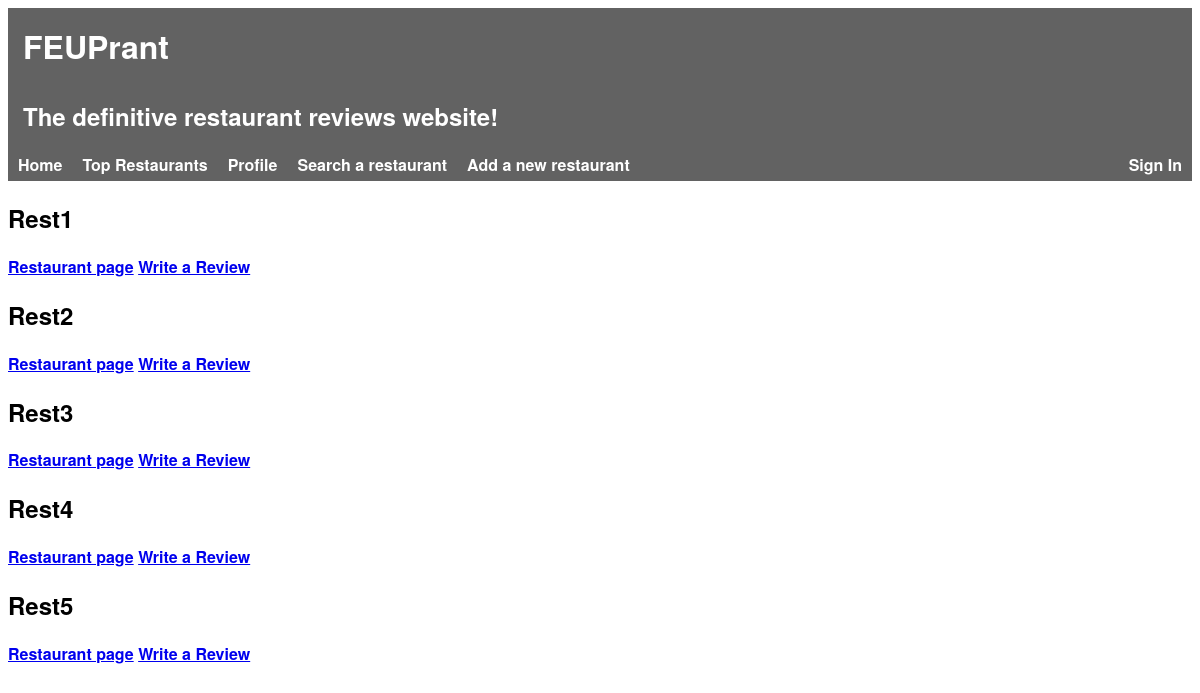
The app's page /pages/top_restaurants.php, older data.
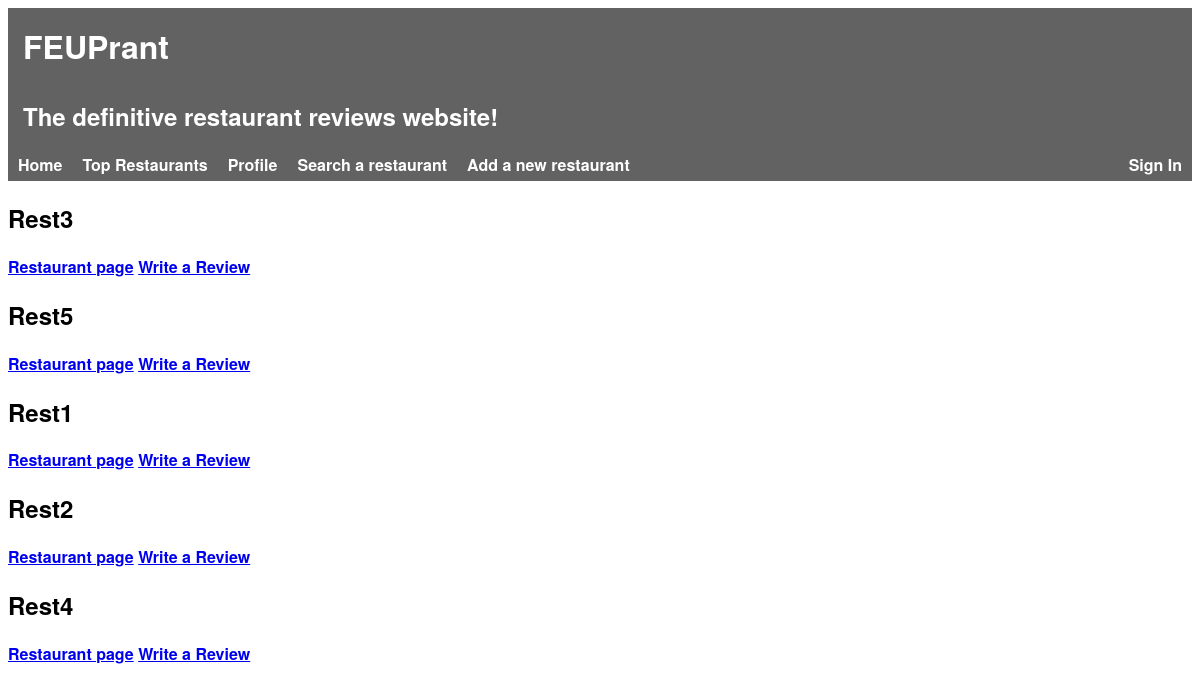
The same page, newer data.
### tables this page shows
CREATE TABLE Restaurant(
    idRestaurant        INTEGER PRIMARY KEY AUTOINCREMENT,
    name                STRING NOT NULL,
    description         STRING NOT NULL,
    score               FLOAT NOT NULL,

    idOwner             INTEGER REFERENCES Owner(idOwner),
    idRestaurantInfo    INTEGER REFERENCES RestaurantInfo(idRestaurantInfo)
);

### pages/top_restaurants.php (called while the page is built, shortened)
<?php
    include_once('../database/connection.php');
    include_once('../database/db_restaurants.php');
    $restaurants = searchTopRestaurants();
    include_once('../templates/header.php');
    include_once('../templates/restaurants.php');
?>

### database/db_restaurants.php (called while the page is built, shortened)
<?php
function searchTopRestaurants() {
    global $db;
    $stmt = $db->prepare('SELECT * FROM Restaurant ORDER BY score DESC LIMIT 10');
    $stmt->execute();
    return $stmt->fetchAll();
}
?>

### templates/restaurants.php (the view, shortened to what this page needs)
<section id="restaurants">
    <?php foreach($_SESSION['restaurants'] as $restaurant) { ?>
    <article>
        <h2><?= $restaurant['name'] ?></h2>
        <a href="../templates/restaurant.php?idRestaurant=<?=$restaurant['idRestaurant']?>">Restaurant page</a>
        <a href="write_review?idRestaurant=<?=$restaurant['idRestaurant']?>">Write a Review</a>
    </article>
    <?php } ?>
</section>

### templates/header.php (shortened to what this page needs)
<!DOCTYPE html>
<html>
    <head>
		<link rel="stylesheet" href="../css/style.css">
        <link rel="stylesheet" href="../css/header.css">
        <link rel="stylesheet" href="../css/login_dropdown.css">
        <link rel="stylesheet" href="../css/user_dropdown.css">
    </head>
    <body>
        <div id="header">
            <h1>FEUPrant</h1>
            <h2>The definitive restaurant reviews website!</h2>
        </div>
        <div id="nav-btns" class="nav-btns">
            <ul>
                <li><a href="../pages/index.php">Home</a></li>
                <li><a href="../pages/top_restaurants.php">Top Restaurants</a></li>
                <li><a href="#">Profile</a></li>
                <li><a href="../pages/search_restaurant.php">Search a restaurant</a></li>
                <li><a href="../pages/add_restaurant.php">Add a new restaurant</a></li>
                <div id="user-info">
                    <?php
                        if (isset($_SESSION['username'])) {
                            include_once("../templates/user_dropdown.php");
                        } else {
                            include_once("../templates/login_dropdown.php");
                        }
                    ?>
                </div>
            </ul>
        </div>

### templates/login_dropdown.php (shortened to what this page needs)
<div class="login-dropdown">
    <a href="#">Sign In</a>
</div>

### css/header.css (style rules this page uses)
html { font-family: 'Helvetica Neue', sans-serif; font-weight: bold; height: 100%; }
#header { background-color: #626262; color: white; padding: 0; }
#header h1, #header h2 { padding: 15px; margin: 0; }
.nav-btns ul { background-color: #626262; list-style-type: none; padding: 0; margin: 0; overflow: hidden; }
.nav-btns li { float: left; background: none; padding: 0; }
.nav-btns a, #back_btn { text-align: center; display: block; padding: 5px 10px; color: white; text-decoration: none; }

### css/login_dropdown.css (style rules this page uses)
.login-dropdown { float: right; position: relative; }

Row changes from the older to the newer data that the page shows:
changed restaurant "Rest3": moves up the list
changed restaurant "Rest5": moves up the list
